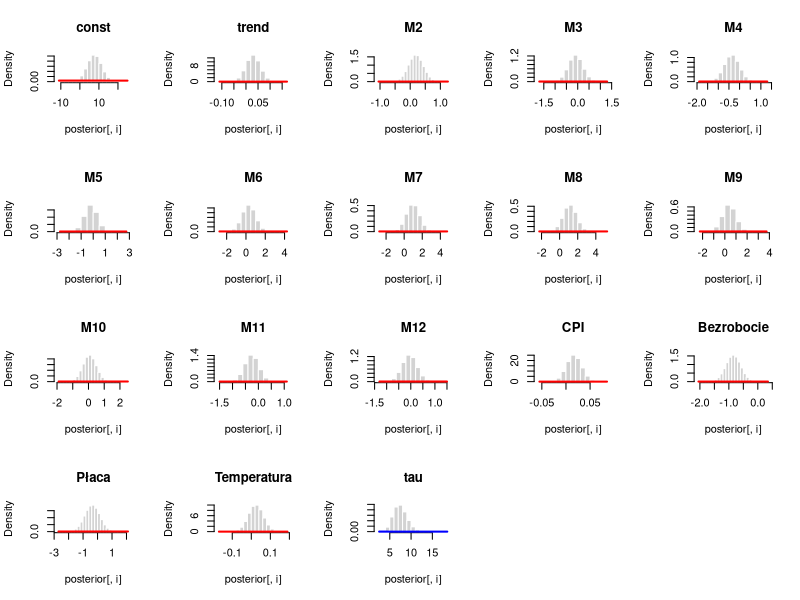

Source code (R): (Note: this script raises an error after producing the figure.)
#Julia Zawadzka, Dominika Romanowska
install.packages("openxlsx")
install.packages("MASS")
install.packages("coda")
install.packages("MCMCpack")
install.packages("writexl")

library(openxlsx)
library(MASS)
library(MCMCpack)
library(coda)
library(writexl)

dane <- read.xlsx("dane_projekt_wnioskowanie.xlsx", sheet=1, startRow = 1, colNames = TRUE, rowNames = FALSE,
                  detectDates = FALSE)

colnames(dane)
typeof(dane)
ncol(dane)
nrow(dane)

y <- as.matrix(dane[,1]) 
X <- as.matrix(dane[, -1])

T_obs <- nrow(y)
k <- ncol(X)

N_spal <- 20000 
N_post <- 100000
T_total <- N_spal + N_post

a <- matrix(0, nrow = k, ncol = 1) 
C <- 0.0001 * diag(k)

n0 <- 0.001 
s0 <- 0.001

macierz_losowan <- matrix(0, nrow = T_total, ncol = k + 1)
colnames(macierz_losowan) <- c(colnames(X), "tau")

beta_0 <- matrix(0, nrow = k, ncol = 1)
tau_0 <- 1

beta_biezace <- beta_0
tau_biezace <- 1

beta_daszek <- solve(t(X)%*%X) %*% t(X) %*% y

n_falka <- n0 + T_obs
wektor_reszt <- y - X %*% beta_biezace
S_beta <- t(wektor_reszt) %*% wektor_reszt 
s_falka <- s0 + S_beta

C_falka <- C + tau_biezace * t(X) %*% X
a_falka <- solve(C_falka) %*% (C %*% a + tau_biezace * t(X) %*% X %*% beta_daszek)

for(q in 1:T_total){
  
  tau_biezace <- rgamma(1, shape = n_falka/2, rate = s_falka/2)

  C_falka <- C + tau_biezace * t(X) %*% X
  a_falka <- solve(C_falka) %*% (C %*% a + tau_biezace * t(X) %*% X %*% beta_daszek)
  
  beta_biezace <- MASS::mvrnorm(1, mu = a_falka, Sigma = solve(C_falka))
  beta_biezace <- matrix(beta_biezace, k, 1)
  
  wektor_reszt <- y - X %*% beta_biezace
  S_beta <- t(wektor_reszt) %*% wektor_reszt 
  s_falka <- s0 + S_beta
  
  macierz_losowan[q,] <- c(beta_biezace, tau_biezace)
  
  if(q %% 5000 == 0) cat("Obieg:", q, "\n")
}

posterior <- as.mcmc(macierz_losowan[(N_spal + 1):T_total, ])

jpeg("Wykresy_posteriori_priori.jpg", width = 1600, height = 1200, res = 150)

par(mfrow=c(4,5))

for(i in 1:(k+1)){
    histogram <- hist(posterior[,i], probability = TRUE, main=paste(colnames(posterior)[i]), 
                      col="lightgray", border="white")
    if(colnames(posterior)[i] != "tau"){
    lines(histogram$mids, dnorm(histogram$mids, mean=a[i], sd=(solve(C[i,i])^0.5)), col="red", lwd=2)
    
  }
  
  if(colnames(posterior)[i] == "tau"){
    
    lines(histogram$mids, dgamma(histogram$mids, shape=n0/2, rate=s0/2),
          col="blue", lwd=2)
  }
}

dev.off()

E_priori = c(rep(0, k), (n0/2)/(s0/2))
Me_priori = c(rep(0, k), qgamma(0.5, shape=n0/2, rate=s0/2))
Mo_priori = c(rep(0, k), ifelse((n0/2) > 1, ((n0/2) - 1) / (s0/2), 0))
Sd_priori = c(sqrt(diag(solve(C))), sqrt((n0/2))/(s0/2))

E_posteriori <- apply(posterior, 2, mean)
Me_posteriori <- apply(posterior, 2, quantile, probs=0.5)
Mo_posteriori <- numeric(ncol(posterior))
for(i in 1:ncol(posterior)){
  d <- density(posterior[,i])
  Mo_posteriori[i] <- d$x[which.max(d$y)]
}
Sd_posteriori <- apply(posterior, 2, sd)
CI_posteriori <- t(apply(posterior, 2, quantile, probs=c(0.025,0.975)))
HPD <- HPDinterval(posterior)

characteristics <- cbind(E_priori, E_posteriori, Me_priori, Me_posteriori, Mo_priori, Mo_posteriori, Sd_priori, Sd_posteriori, CI_posteriori, HPD)      
print(characteristics)

write_xlsx(as.data.frame(characteristics), "Charakterystyki.xlsx")

posterior_matrix <- as.matrix(posterior)
names <- colnames(posterior_matrix)

jpeg("Analiza_zbieznosci.jpg", width = 5000, height = 9000, res = 150)
par(mfrow=c((k+1),3))

for(i in 1:(k+1)){
  
  plot(posterior_matrix[,i], type="l",
       main=paste("Trace plot:",names[i]),
       xlab="Iteracja", ylab="Wartość")
  
  acf(posterior_matrix[,i],
      main=paste("ACF:",names[i]))
  
  param <- posterior_matrix[,i]
  erg_mean <- cumsum(param)/(1:length(param))
  
  plot(erg_mean, type="l",
       main=paste("Średnie ergodyczne:",names[i]),
       xlab="Iteracja", ylab="Średnia")
  
  abline(h=E_posteriori[i], col="red", lwd=2)
}

dev.off()

jpeg(filename = "Wykres_CUSUM.jpg", width = 1200, height = 800, res = 150)

plot(NULL, xlim=c(1,nrow(posterior_matrix)), ylim=c(-2,2),
     xlab="Iteracja", ylab="CUSUM",
     main="CUSUM") 

kolory <- rainbow(k+1)

for(i in 1:(k+1)){
  
  param <- posterior_matrix[, i]
  N <- length(param)
  
  m_N <- mean(param)
  s_N <- sd(param) 
  m_t <- cumsum(param)/(1:N)
  
  cs_t <- (m_t-m_N)/s_N
  
  lines(cs_t, col = kolory[i], lwd = 1)
}

abline(h = 0, col = "red", lwd = 2, lty = 2)

legend("topright", legend = colnames(posterior_matrix), 
       col = kolory, lty = 1, cex = 0.6, ncol = 2)
dev.off()



posterior_funkcja <- MCMCregress(Turystyka ~ trend +  M2 + M3 + M4 + M5 + M6 + M7 + M8 + M9 + M10 + M11 + M12 
                                  + CPI + Bezrobocie + Płaca + Temperatura, 
                                  data = dane, burnin = N_spal, mcmc = N_post,
                                  thin = 1, verbose = 200, beta.start = 0, 
                                  b0 =a, B0 = C, c0 = n0, d0 = s0,
                                  marginal.likelihood = c("none"))

posterior_funkcja[,k+1] <- 1/posterior_funkcja[,k+1]
colnames(posterior_funkcja)[k+1] <- c("tau")
E_funkcja <- apply(posterior_funkcja, 2, mean)
SD_funkcja <- apply(posterior_funkcja, 2, sd) 

options("scipen" = 100, "digits" = 3)
comparison <- cbind(E_posteriori, E_funkcja, Sd_posteriori, SD_funkcja)
print(comparison)      
write_xlsx(as.data.frame(comparison), "Porownanie_z_funkcja.xlsx")

form_full <- Turystyka ~ trend + M2+M3+M4+M5+M6+M7+M8+M9+M10+M11+M12 +
  CPI + Bezrobocie + Płaca + Temperatura

form_no_cpi <- update(form_full, . ~ . - CPI)
form_no_bez <- update(form_full, . ~ . - Bezrobocie)
form_no_pla <- update(form_full, . ~ . - Płaca)
form_no_tem <- update(form_full, . ~ . - Temperatura)

forms <- list(full=form_full,
              no_cpi=form_no_cpi,
              no_bez=form_no_bez,
              no_pla=form_no_pla,
              no_tem=form_no_tem)

logml <- numeric(length(forms))


for(i in 1:length(forms)){
  
  form <- forms[[i]]
  
  z <- model.matrix(form, dane)
  k <- ncol(z)
  
  a <- matrix(0, nrow = k, ncol = 1)
  C <- 0.0001 * diag(k) 
  beta_0 <- matrix(0, nrow = k, ncol = 1)
  
  fit <- MCMCregress(form,
                     data = dane,
                     burnin = N_spal,
                     mcmc = N_post,
                     thin = 1,
                     verbose = 0,
                     beta.start = beta_0,
                     b0 = a,
                     B0 = C,
                     c0 = n0,
                     d0 = s0,
                     marginal.likelihood = "Chib95")
  
  logml[i] <- attr(fit, "logmarglike")
  
  cat("Model", i, "logML =", logml[i], "\n")
}

options("scipen" = 100, "digits" = 3)
exp(logml)
write_xlsx(as.data.frame(exp(logml)), "Porownanie_modeli.xlsx")
